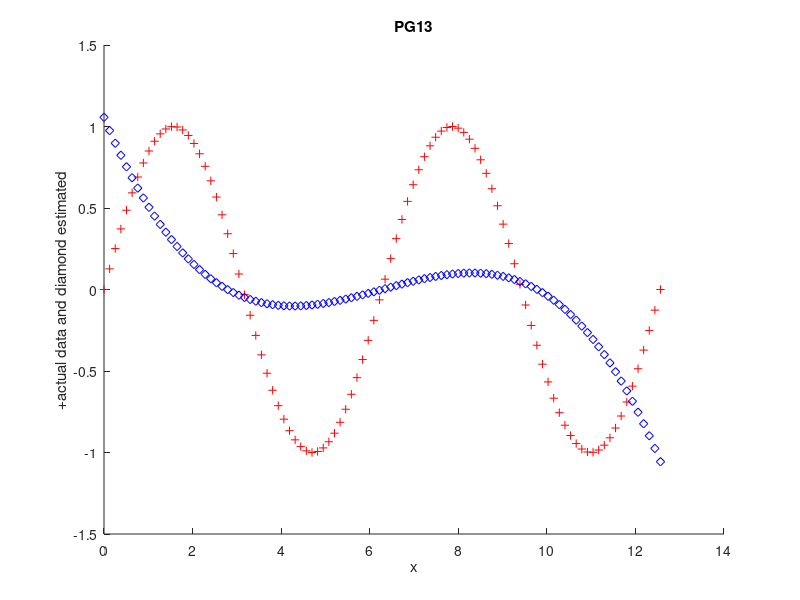

This chart was generated by the following MATLAB code:
x=linspace(0,4*pi,100);
y=sin(x);
p=polyfit(x,y,3);
x1=linspace(0,4*pi,100);
y1=polyval(p,x1)
figure(1);
hold on
plot(x,y,'r+');
plot(x1,y1,'bd');
xlabel('x');
ylabel('+actual data and diamond estimated');
title('PG13');
hold off